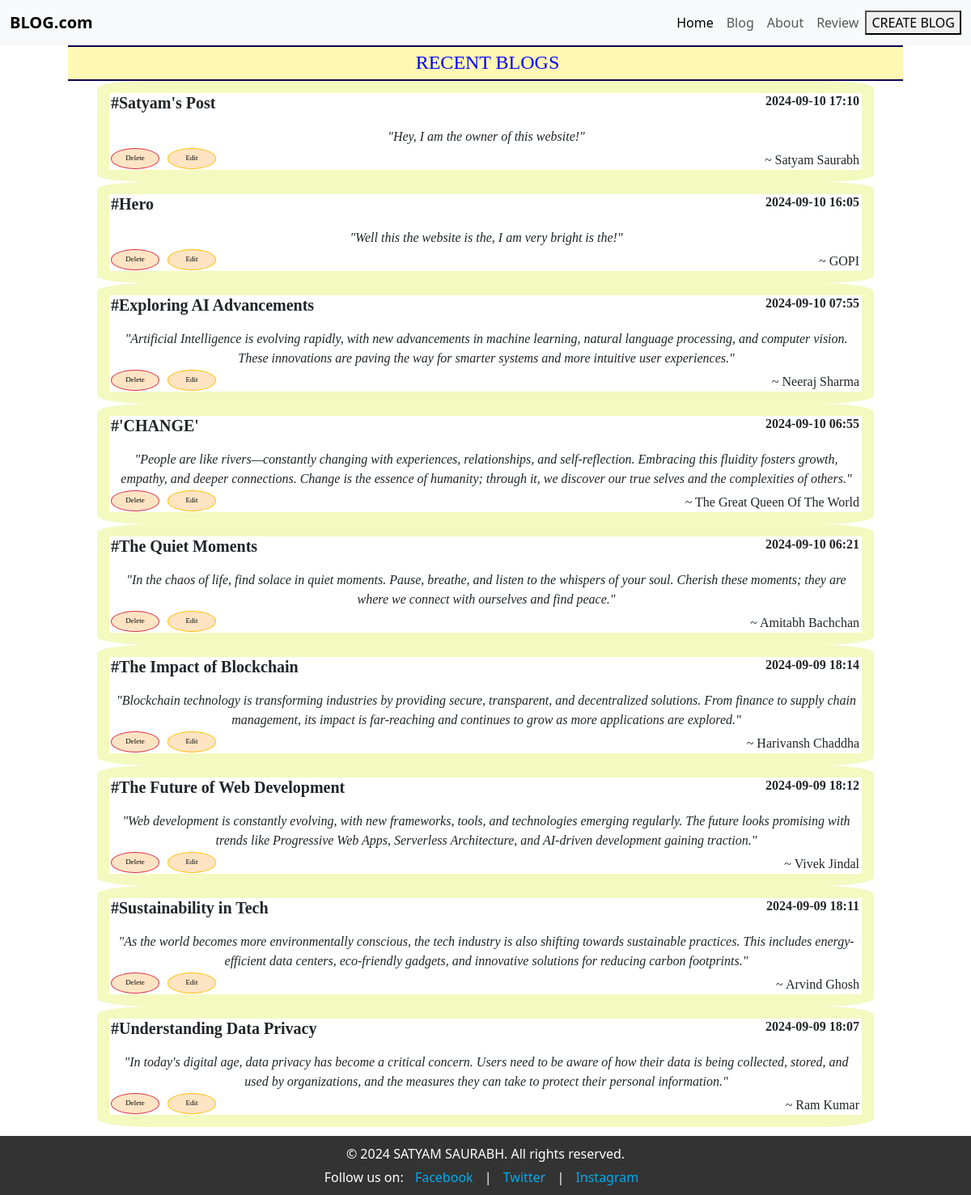
Before: / with the older database file.
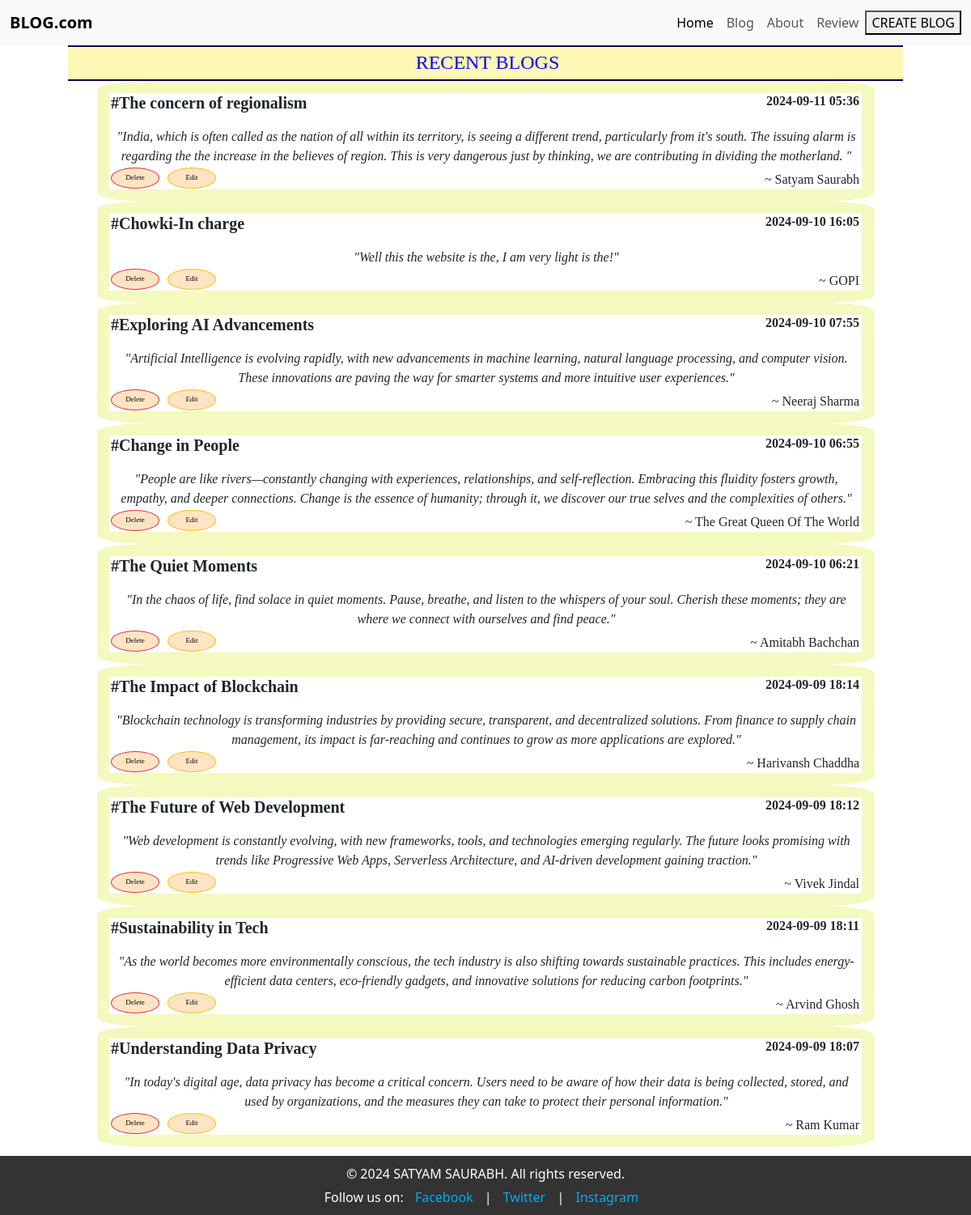
After: the same page with the newer database file.
### app.py (models this page shows, shortened)
class database(db.Model):
    id = db.Column(db.Integer, primary_key=True)
    Title = db.Column(db.String(50), nullable=False, unique=False)
    Date = db.Column(db.DateTime, default=datetime.utcnow)
    Content = db.Column(db.Text, nullable=False)
    Author = db.Column(db.String(20), nullable=False)

### app.py (the view, shortened to what this page needs)
@app.route("/", methods=['GET', 'POST'])
def home():
    allpost = database.query.order_by(desc(database.Date)).all()
    return render_template("index.html", allpost=allpost,)

### templates/index.html (shortened to what this page needs)
<!DOCTYPE html>
<html lang="en">
<head>
    <link href="https://cdn.jsdelivr.net/npm/bootstrap@5.3.0/dist/css/bootstrap.min.css" rel="stylesheet">
    <link rel="stylesheet" href="{{ url_for('static', filename='style.css') }}">
</head>
<body>
    <nav class="navbar navbar-expand-lg navbar-light bg-light fixed-top">
        <div class="container-fluid">
            <a class="navbar-brand" href="/"><b>BLOG.com</b></a>
            <div class="collapse navbar-collapse" id="navbarNav">
                <ul class="navbar-nav ms-auto">
                    <li class="nav-item">
                        <a class="nav-link active" aria-current="page" href="/">Home</a>
                    </li>
                    <li class="nav-item">
                        <a class="nav-link" href="/post">Blog</a>
                    </li>
                    <li class="nav-item">
                        <a class="nav-link" href="/about">About</a>
                    </li>
                    <li class="nav-item">
                        <a class="nav-link" href="/review">Review</a>
                    </li>
                </ul>
                <br>
                <a href="/post"><button type="button" class="">CREATE BLOG</button></a>
            </div>
        </div>
    </nav>
    <div class="a">
        <h4 style="background-color: rgb(255, 247, 180)">RECENT BLOGS</h4>
    </div>
    <div class="one">
        <div class="two">
            {% for post in allpost %}
            <div class="box">
                <div class="blog-header">
                    <h5 class="blog-title">#{{ post.Title }}</h5>
                    <h6 class="blog-date">{{ post.Date.strftime('%Y-%m-%d %H:%M') }}</h6>
                </div>
                <i class="blog-content">"{{ post.Content }}"</i>
                <div class="blog-actions">
                    <a href="/delete/{{ post.id }}">
                        <button type="button" class="btn btn-danger button-round">Delete</button>
                    </a>
                    <a href="/update/{{ post.id }}">
                        <button type="button" class="btn btn-warning button-round">Edit</button>
                    </a>
                    <span class="blog-author" style="padding-right: 3px;">~ {{ post.Author }}</span>
                </div>
            </div>
            {% endfor %}
        </div>
    </div>
    <footer class="footer">
        <div class="container">
            <p>&copy; 2024 SATYAM SAURABH. All rights reserved.</p>
            <p>Follow us on:
                <a href="https://www.facebook.com" target="_blank">Facebook</a> |
                <a href="https://www.twitter.com" target="_blank">Twitter</a> |
                <a href="https://www.instagram.com" target="_blank">Instagram</a>
            </p>
        </div>
    </footer>
</body>
</html>

### static/style.css (style rules this page uses)
.one { margin-top: 100px; display: inline-block; width: 80vw; height: fit-content; margin-left: 10vw; background-color: rgb(255, 255, 255); border-spacing: 20px; box-sizing: border-box; }
.two { box-sizing: border-box; font-family: cursive; font-weight: 400; font-style: normal; box-sizing: border-box; overflow: auto; max-width: 100%; word-wrap: break-word; }
.a { font-family: "Playfair Display", serif; font-optical-sizing: auto; font-weight: bolder; font-style: normal; background-color: rgb(11, 3, 83); height: 45px; padding-top: 3px; text-align: center; color: rgb(0, 0, 255); margin-top: 55px; position: fixed; margin-left: 7vw; }
.blog-header { display: flex; justify-content: space-between; }
.blog-title, .blog-date { display: inline; font-family: "Libre Baskerville", serif; font-weight: 400; font-style: normal; font-weight: bold; }
.blog-date { padding-right: 3px; }
.blog-content { display: block; text-align: center; margin-top: 10px; }
.blog-author { display: inline-block; text-align: right; margin-top: 5px; padding-right: 3px; }
.box { border: 15px solid rgb(243, 249, 191); border-radius: 7%; padding-left: 2px; margin-top: 0px; }
.footer { background-color: #333; color: #fff; text-align: center; padding: 5px 0; margin-top: 5px; }
.footer a { color: #00aced; text-decoration: none; margin: 0 10px; }
.footer p { margin: 5px 0; }
h4 { background-color: #f7f7f7; height: 40px; margin-bottom: 10px; padding-top: 5px; padding-left: 5px; width: 86vw; box-sizing: border-box; }
.button-round { border-radius: 60%; font-size: xx-small; padding: 5px 10px; margin-right: 10px; }
.blog-actions { display: flex; align-items: center; justify-content: space-between; }
.btn-danger, .btn-warning { width: 60px; color: black; background-color: bisque; }
.blog-author { margin-left: auto; padding-right: 3px; display: inline-block; text-align: right; margin-top: 5px; padding-right: 3px; }

Changed rows visible on the page:
removed database: Title "Satyam's Post", Date "2024-09-10 17:10", Content "Hey, I am the owner of this website!", Author "Satyam Saurabh"
added database: Title "The concern of regionalism", Date "2024-09-11 05:36", Content "India, which is often called as the nation of all within its territory, is seeing a different trend, particularly from it's south. The issuing alarm is regarding the the increase in the believes of region. This is very dangerous just by thinking, we are contributing in dividing the motherland.", Author "Satyam Saurabh"
changed database "GOPI": Title "Hero" → "Chowki-In charge"; Content "Well this the website is the, I am very bright is the!" → "Well this the website is the, I am very light is the!"
changed database "The Great Queen Of The World": Title "'CHANGE'" → "Change in People"
